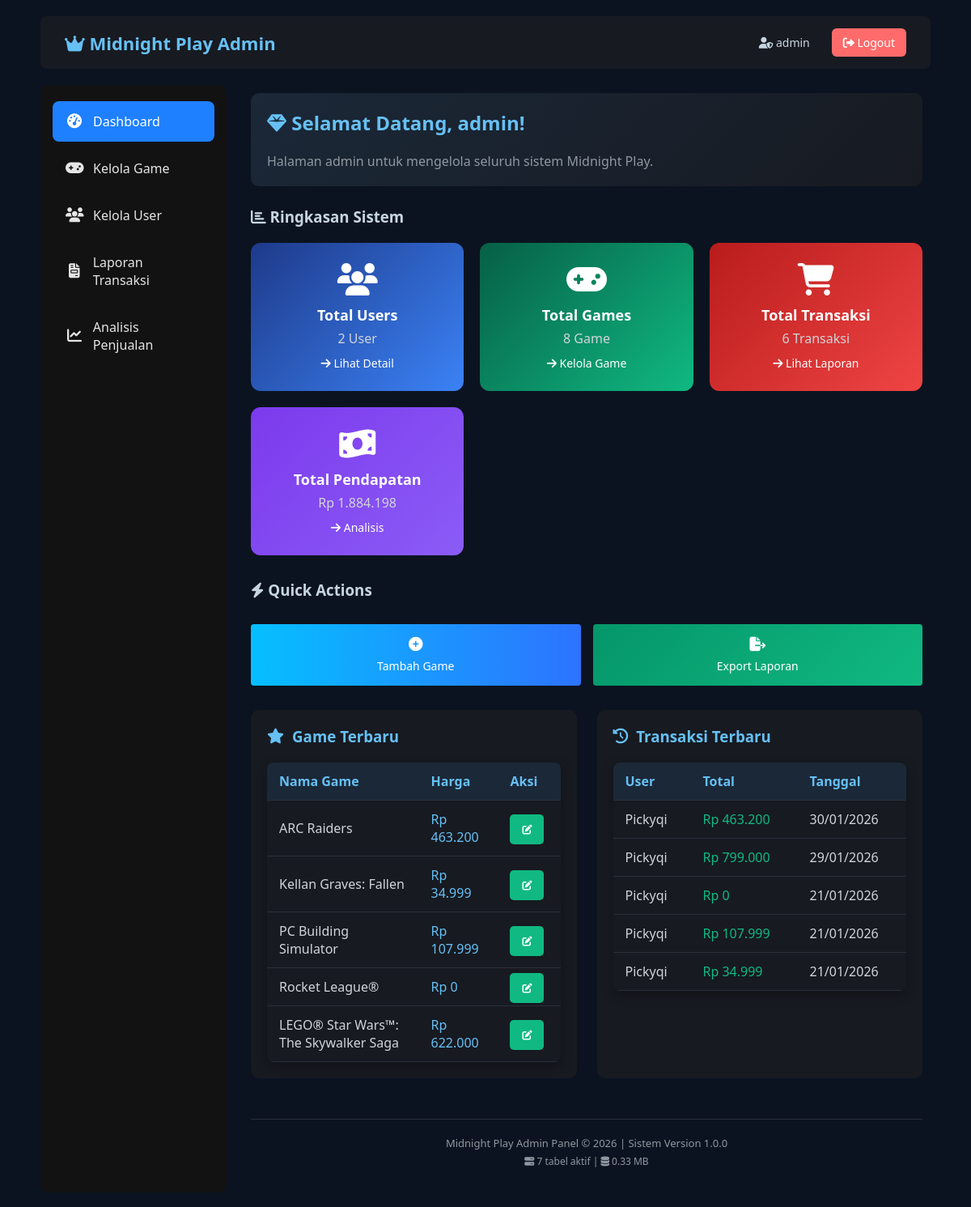
The app's page /admin/admin_dashboard.php (signed in) with its own data.
### tables this page shows
CREATE TABLE `games` (
  `id_game` int(11) NOT NULL,
  `title` varchar(100) NOT NULL,
  `genre` varchar(50) DEFAULT NULL,
  `image_url` varchar(500) DEFAULT NULL,
  `price` int(11) NOT NULL,
  `description` text DEFAULT NULL,
  `status` enum('active','inactive','draft') DEFAULT 'active',
  `created_at` timestamp NOT NULL DEFAULT current_timestamp(),
  `purchase_count` int(11) DEFAULT 0
);

CREATE TABLE `transactions` (
  `id_transaction` int(11) NOT NULL,
  `id_user` int(11) NOT NULL,
  `total_price` int(11) NOT NULL,
  `transaction_date` datetime DEFAULT current_timestamp(),
  `status` varchar(20) DEFAULT 'completed',
  `payment_method` varchar(50) DEFAULT 'midnight_wallet'
);

CREATE TABLE `users` (
  `id_user` int(11) NOT NULL,
  `username` varchar(50) NOT NULL,
  `password` varchar(255) NOT NULL,
  `role` enum('admin','user') NOT NULL,
  `total_spent` decimal(10,2) DEFAULT 0.00,
  `wallet_balance` int(11) DEFAULT 0
);

### admin/admin_dashboard.php (the view, shortened to what this page needs)
<?php
include "../config/database.php";
$totalUser = mysqli_fetch_assoc(
    mysqli_query($conn, "SELECT COUNT(*) as total FROM users")
)['total'];
$totalGame = mysqli_fetch_assoc(
    mysqli_query($conn, "SELECT COUNT(*) as total FROM games")
)['total'];
$totalTrx = mysqli_fetch_assoc(
    mysqli_query($conn, "SELECT COUNT(*) as total FROM transactions")
)['total'];
$totalRevenue = mysqli_fetch_assoc(
    mysqli_query($conn, "SELECT SUM(total_price) as total FROM transactions")
)['total'];
$totalRevenue = $totalRevenue ?: 0;
$latestGames = mysqli_query($conn, "SELECT * FROM games ORDER BY id_game DESC LIMIT 5");
$latestTransactions = mysqli_query($conn, "
    SELECT t.*, u.username
    FROM transactions t
    JOIN users u ON t.id_user = u.id_user
    ORDER BY t.transaction_date DESC LIMIT 5
");
?>
<!DOCTYPE html>
<html lang="id">
<head>
    <link rel="stylesheet" href="../assets/css/style.css">
    <link rel="stylesheet" href="https://cdnjs.cloudflare.com/ajax/libs/font-awesome/6.5.0/css/all.min.css">
</head>
<body>
    <div class="container">
        <div class="navbar">
            <h1><i class="fas fa-crown"></i> Midnight Play Admin</h1>
            <div class="nav-right">
                <span class="nav-user"><i class="fas fa-user-shield"></i>
                    <?= $_SESSION['username'] ?? 'Admin'; ?></span>
                <a href="#" class="btn-logout" onclick="showLogoutModal()">
                    <i class="fas fa-sign-out-alt"></i> Logout
                </a>
            </div>
        </div>
        <div class="epic-layout">
            <div class="epic-sidebar">
                <div class="sidebar-section">
                    <a href="admin_dashboard.php" class="sidebar-item active">
                        <i class="fas fa-tachometer-alt"></i>
                        Dashboard
                    </a>
                    <a href="game_management/admin_game_list.php" class="sidebar-item">
                        <i class="fas fa-gamepad"></i>
                        Kelola Game
                    </a>
                    <a href="user_management/user_list.php" class="sidebar-item">
                        <i class="fas fa-users"></i>
                        Kelola User
                    </a>
                    <a href="reports/admin_transaction_report.php" class="sidebar-item">
                        <i class="fas fa-file-invoice"></i>
                        Laporan Transaksi
                    </a>
                    <a href="reports/sales_report.php" class="sidebar-item">
                        <i class="fas fa-chart-line"></i>
                        Analisis Penjualan
                    </a>
                </div>
            </div>
            <div style="flex: 1; margin-left: 20px; padding: 10px;">
                <div
                    style="background: linear-gradient(135deg, #1b2838, #171a21); padding: 20px; border-radius: 10px; margin-bottom: 25px;">
                    <h2><i class="fas fa-gem"></i> Selamat Datang, <?= $_SESSION['username'] ?? 'Admin'; ?>!</h2>
                    <p style="color: #8f98a0; margin-top: 10px;">Halaman admin untuk mengelola seluruh sistem
                        Midnight Play.</p>
                </div>
                <h3><i class="fas fa-chart-bar"></i> Ringkasan Sistem</h3>
                <div class="game-grid"
                    style="grid-template-columns: repeat(auto-fit, minmax(250px, 1fr)); margin: 20px 0 30px 0;">
                    <div class="dashboard-card users-card">
                        <div class="card-icon">
                            <i class="fas fa-users fa-2x"></i>
                        </div>
                        <h3>Total Users</h3>
                        <p><?= number_format($totalUser, 0, ',', '.'); ?> User</p>
                        <a href="user_management/user_list.php"
                            style="color: #fff; font-size: 14px; margin-top: 10px; display: inline-block;">
                            <i class="fas fa-arrow-right"></i> Lihat Detail
                        </a>
                    </div>
                    <div class="dashboard-card games-card">
                        <div class="card-icon">
                            <i class="fas fa-gamepad fa-2x"></i>
                        </div>
                        <h3>Total Games</h3>
                        <p><?= number_format($totalGame, 0, ',', '.'); ?> Game</p>
                        <a href="game_management/admin_game_list.php"
                            style="color: #fff; font-size: 14px; margin-top: 10px; display: inline-block;">
                            <i class="fas fa-arrow-right"></i> Kelola Game
                        </a>
                    </div>
                    <div class="dashboard-card trx-card">
                        <div class="card-icon">
                            <i class="fas fa-shopping-cart fa-2x"></i>
                        </div>
                        <h3>Total Transaksi</h3>
                        <p><?= number_format($totalTrx, 0, ',', '.'); ?> Transaksi</p>
                        <a href="reports/admin_transaction_report.php"
                            style="color: #fff; font-size: 14px; margin-top: 10px; display: inline-block;">
                            <i class="fas fa-arrow-right"></i> Lihat Laporan
                        </a>
                    </div>
                    <div class="dashboard-card" style="background: linear-gradient(135deg, #7c3aed, #8b5cf6);">
                        <div class="card-icon">
                            <i class="fas fa-money-bill-wave fa-2x"></i>
                        </div>
                        <h3>Total Pendapatan</h3>
                        <p>Rp <?= number_format($totalRevenue, 0, ',', '.'); ?></p>
                        <a href="reports/sales_report.php"
                            style="color: #fff; font-size: 14px; margin-top: 10px; display: inline-block;">
                            <i class="fas fa-arrow-right"></i> Analisis
                        </a>
                    </div>
                </div>
                <h3><i class="fas fa-bolt"></i> Quick Actions</h3>
                <div
                    style="display: grid; grid-template-columns: repeat(auto-fit, minmax(200px, 1fr)); gap: 15px; margin: 20px 0 30px 0;">
                    <a href="game_management/admin_game_form.php" class="btn"
                        style="text-align: center; padding: 15px;">
                        <i class="fas fa-plus-circle fa-lg"></i><br>
                        <span style="margin-top: 8px; display: inline-block;">Tambah Game</span>
                    </a>
                    <a href="reports/admin_transaction_report.php" class="btn"
                        style="background: linear-gradient(135deg, #059669, #10b981); text-align: center; padding: 15px;">
                        <i class="fas fa-file-export fa-lg"></i><br>
                        <span style="margin-top: 8px; display: inline-block;">Export Laporan</span>
                    </a>
                </div>
                <div
                    style="display: grid; grid-template-columns: repeat(auto-fit, minmax(400px, 1fr)); gap: 25px; margin-top: 30px;">
                    <div style="background: #171a21; border-radius: 10px; padding: 20px;">
                        <h3 style="color: #66c0f4; margin-bottom: 15px; display: flex; align-items: center;">
                            <i class="fas fa-star" style="margin-right: 10px;"></i> Game Terbaru
                        </h3>
                        <table style="width: 100%;">
                            <thead>
                                <tr>
                                    <th>Nama Game</th>
                                    <th>Harga</th>
                                    <th>Aksi</th>
                                </tr>
                            </thead>
                            <tbody>
                                <?php if (mysqli_num_rows($latestGames) > 0): ?>
                                    <?php while ($game = mysqli_fetch_assoc($latestGames)): ?>
                                        <tr>
                                            <td><?= htmlspecialchars($game['title']); ?></td>
                                            <td style="color: #66c0f4;">Rp <?= number_format($game['price'], 0, ',', '.'); ?>
                                            </td>
                                            <td>
                                                <a href="game_management/admin_game_edit.php?id=<?= $game['id_game']; ?>"
                                                    class="btn-edit" style="padding: 10px 15px; font-size: 12px;">
                                                    <i class="fas fa-edit"></i>
                                                </a>
                                            </td>
                                        </tr>
                                    <?php endwhile; ?>
                                <?php endif; ?>
                            </tbody>
                        </table>
                    </div>
                    <div style="background: #171a21; border-radius: 10px; padding: 20px;">
                        <h3 style="color: #66c0f4; margin-bottom: 15px; display: flex; align-items: center;">
                            <i class="fas fa-history" style="margin-right: 10px;"></i> Transaksi Terbaru
                        </h3>
                        <table style="width: 100%;">
                            <thead>
                                <tr>
                                    <th>User</th>
                                    <th>Total</th>
                                    <th>Tanggal</th>
                                </tr>
                            </thead>
                            <tbody>
                                <?php if (mysqli_num_rows($latestTransactions) > 0): ?>
                                    <?php while ($trx = mysqli_fetch_assoc($latestTransactions)): ?>
                                        <tr>
                                            <td><?= htmlspecialchars($trx['username']); ?></td>
                                            <td style="color: #10b981;">Rp
                                                <?= number_format($trx['total_price'], 0, ',', '.'); ?>
                                            </td>
                                            <td><?= date('d/m/Y', strtotime($trx['transaction_date'])); ?></td>
                                        </tr>
                                    <?php endwhile; ?>
                                <?php endif; ?>
                            </tbody>
                        </table>
                    </div>
                </div>
                <div class="footer"
                    style="margin-top: 50px; padding: 20px; text-align: center; border-top: 1px solid #2a2f3a;">
                    <p>Midnight Play Admin Panel &copy; <?= date("Y"); ?> | Sistem Version 1.0.0</p>
                    <p style="font-size: 12px; color: #8f98a0; margin-top: 5px;">
                        <i class="fas fa-server"></i>
                        <?= mysqli_num_rows(mysqli_query($conn, "SHOW TABLES")); ?> tabel aktif |
                        <i class="fas fa-database"></i>
                        <?= round(mysqli_fetch_assoc(mysqli_query($conn, "SELECT ROUND(SUM(data_length + index_length) / 1024 / 1024, 2) as size FROM information_schema.tables WHERE table_schema = DATABASE()"))['size'] ?? 0, 2); ?>
                        MB
                    </p>
                </div>
            </div>
        </div>
    </div>
</body>
</html>

### assets/css/style.css (style rules this page uses)
* { margin: 0; padding: 0; box-sizing: border-box; font-family: "Segoe UI", Arial, sans-serif; }
body { background: #0b1320; color: #c7d5e0; padding: 20px; }
a { color: #66c0f4; text-decoration: none; }
.navbar { background: #171a21; padding: 15px 30px; display: flex; justify-content: space-between; align-items: center; border-radius: 8px; margin-bottom: 20px; }
.navbar h1 { color: #66c0f4; font-size: 22px; }
.navbar a { margin-left: 15px; }
.nav-right { display: flex; align-items: center; gap: 12px; }
.nav-user { color: #c7d5e0; font-size: 14px; }
.btn-logout { padding: 8px 14px; background: #e11d48; color: #fff; text-decoration: none; border-radius: 6px; font-size: 14px; }
.container { max-width: 1100px; margin: auto; }
.game-grid { display: grid; grid-template-columns: repeat(auto-fill, minmax(220px, 1fr)); gap: 20px; }
.btn { display: inline-block; margin-top: 10px; padding: 8px 16px; background: linear-gradient(90deg, #06bfff, #2d73ff); color: #fff; border-radius: 4px; border: none; cursor: pointer; font-size: 14px; }
table { width: 100%; border-collapse: collapse; background: #171a21; margin-top: 20px; border-radius: 8px; overflow: hidden; }
th, td { padding: 12px; border-bottom: 1px solid #2a2f3a; text-align: left; }
th { background: #1b2838; color: #66c0f4; }
.footer { margin-top: 40px; text-align: center; color: #8f98a0; font-size: 13px; }
.epic-layout { display: flex; margin-top: 20px; }
.epic-sidebar { width: 230px; background: #121212; padding: 20px 15px; border-radius: 10px; }
.sidebar-section { display: flex; flex-direction: column; gap: 8px; }
.sidebar-item { display: flex; align-items: center; gap: 12px; padding: 14px 16px; font-size: 16px; font-weight: 500; color: #e5e5e5; text-decoration: none; border-radius: 8px; transition: background 0.2s ease; }
.sidebar-item i { font-size: 18px; width: 22px; text-align: center; }
.sidebar-item.active { background: #1f80ff; color: #ffffff; }
.dashboard-card { display: flex; flex-direction: column; align-items: center; justify-content: center; background: linear-gradient(135deg, #1b2838, #171a21); border-radius: 12px; padding: 25px; color: #fff; text-align: center; transition: transform 0.3s, box-shadow 0.3s; }
.card-icon i { font-size: 40px; margin-bottom: 12px; }
.users-card { background: linear-gradient(135deg, #1e3a8a, #3b82f6); }
.games-card { background: linear-gradient(135deg, #065f46, #10b981); }
.trx-card { background: linear-gradient(135deg, #b91c1c, #ef4444); }
.dashboard-card h3 { font-size: 18px; margin-bottom: 6px; color: #fff; }
.dashboard-card p { font-size: 16px; color: #d1d5db; }
h2 { color: #66c0f4; margin-bottom: 20px; }
table { width: 100%; border-collapse: collapse; background: #171a21; border-radius: 8px; overflow: hidden; box-shadow: 0 5px 15px rgba(0, 0, 0, 0.3); }
th, td { padding: 12px 15px; text-align: left; }
th { background: #1b2838; color: #66c0f4; font-weight: 600; }
tr { border-bottom: 1px solid #2a2f3a; }
tr:last-child { border-bottom: none; }
td { color: #d1d5db; }
td .btn-edit, td .btn-delete { padding: 6px 12px; border-radius: 5px; color: #fff; text-decoration: none; font-size: 14px; margin-right: 5px; transition: 0.2s; }
td .btn-edit { background: #10b981; }

### admin/admin_dashboard.php (style rules this page uses)
.btn-logout { background: #ff6b6b; color: white; }

### records on screen
games: title "ARC Raiders", price "463.200"
games: title "Kellan Graves: Fallen", price "34.999"
games: title "PC Building Simulator", price "107.999"
games: title "Rocket League®", price "0"
games: title "LEGO® Star Wars™: The Skywalker Saga", price "622.000"
transactions: id_user.username "Pickyqi", total_price "463.200", transaction_date "30/01/2026"
transactions: id_user.username "Pickyqi", total_price "799.000", transaction_date "29/01/2026"
transactions: id_user.username "Pickyqi", total_price "0", transaction_date "21/01/2026"
transactions: id_user.username "Pickyqi", total_price "107.999", transaction_date "21/01/2026"
transactions: id_user.username "Pickyqi", total_price "34.999", transaction_date "21/01/2026"

### other values on screen
$_SESSION['username'] "admin"
$totalUser "2"
$totalGame "8"
$totalTrx "6"
$totalRevenue "1.884.198"
mysqli_num_rows(mysqli_query($conn, "SHOW TABLES")) "7"
